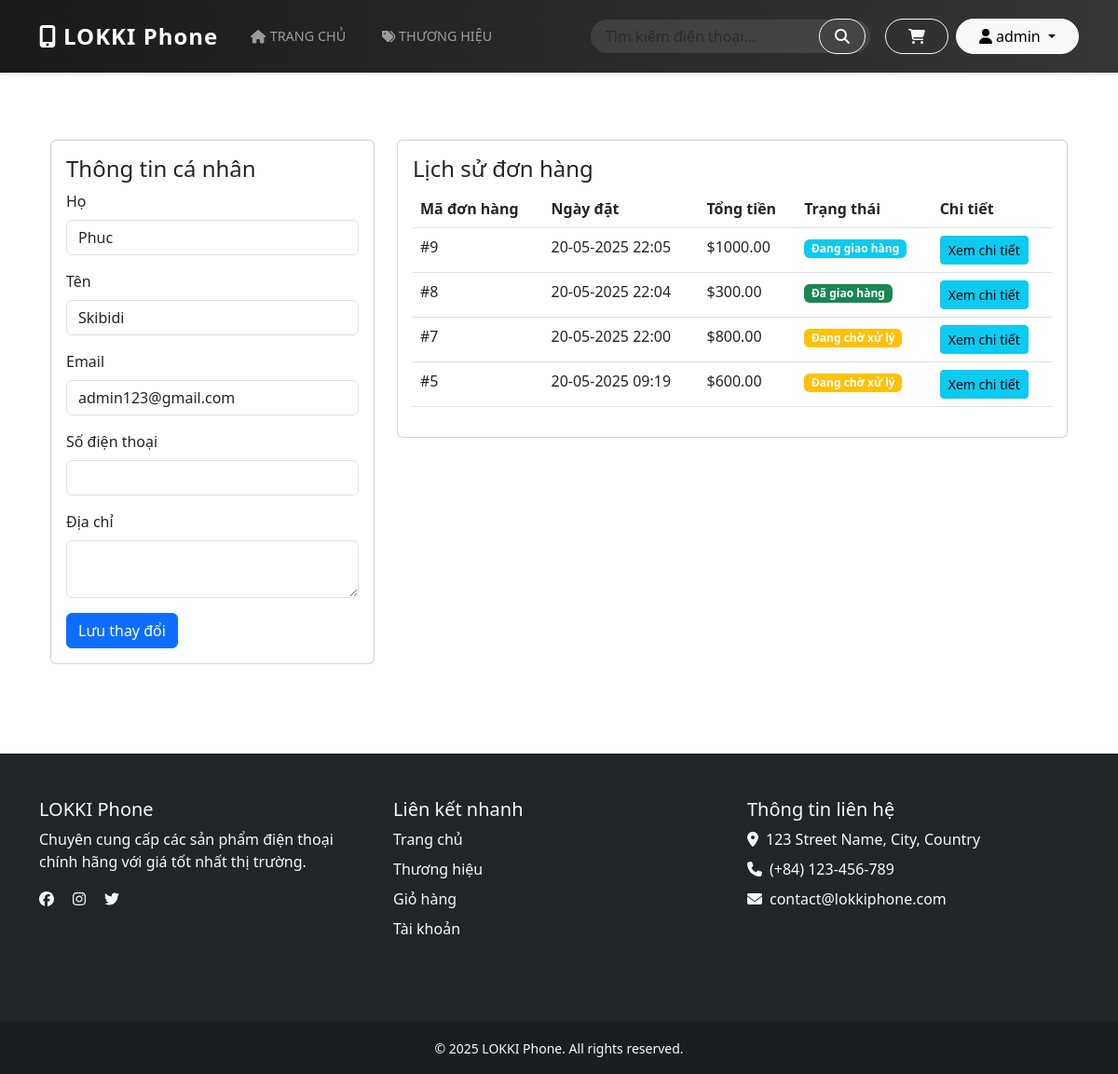
/profile/ (signed in), run on the app's committed database.
### store/models.py (models this page shows, shortened)
class Order(models.Model):
    STATUS_CHOICES = [
        ('pending', 'Đang chờ xử lý'),
        ('processing', 'Đang xử lý'),
        ('shipped', 'Đang giao hàng'),
        ('completed', 'Đã giao hàng'),
        ('cancelled', 'Đã hủy')
    ]
    PAYMENT_CHOICES = [
        ('cod', 'Thanh toán khi nhận hàng'),
        ('banking', 'Chuyển khoản ngân hàng'),
        ('momo', 'Ví MoMo'),
        ('vnpay', 'VNPay'),
    ]
    user = models.ForeignKey(User, on_delete=models.CASCADE)
    full_name = models.CharField(max_length=100)
    phone = models.CharField(max_length=15)
    address = models.TextField()
    order_note = models.TextField(blank=True, null=True)
    status = models.CharField(max_length=20, choices=STATUS_CHOICES, default='pending')
    payment_method = models.CharField(max_length=20, choices=PAYMENT_CHOICES)
    total = models.DecimalField(max_digits=10, decimal_places=2)
    created_at = models.DateTimeField(auto_now_add=True)
    class Meta:
        verbose_name = 'Đơn hàng'
        verbose_name_plural = 'Đơn hàng'
        ordering = ['-created_at']

### store/views.py (the view, shortened to what this page needs)
# urls.py: path('profile/', views.profile, name='profile'),
@login_required
def profile(request):
    orders = Order.objects.filter(user=request.user).order_by('-created_at')
    return render(request, 'store/profile.html', {
        'orders': orders
    })

### store/templatetags/custom_filters.py (called while the page is built)
@register.filter(name='multiply')
def multiply(value, arg):
    try:
        return float(value) * float(arg)
    except (ValueError, TypeError):
        return ''

### store/templates/store/profile.html (shortened to what this page needs)
{% extends 'store/base.html' %}
{% load custom_filters %}
{% block content %}
<div class="container py-5">
    <div class="row">
        <div class="col-md-4">
            <div class="card">
                <div class="card-body">
                    <h4 class="card-title">Thông tin cá nhân</h4>
                    <form method="post">
                        <div class="mb-3">
                            <label class="form-label">Họ</label>
                            <input type="text" name="first_name" class="form-control" value="{{ user.first_name }}">
                        </div>
                        <div class="mb-3">
                            <label class="form-label">Tên</label>
                            <input type="text" name="last_name" class="form-control" value="{{ user.last_name }}">
                        </div>
                        <div class="mb-3">
                            <label class="form-label">Email</label>
                            <input type="email" class="form-control" value="{{ user.email }}" readonly>
                        </div>
                        <div class="mb-3">
                            <label class="form-label">Số điện thoại</label>
                            <input type="text" name="phone_number" class="form-control" value="{{ user.profile.phone_number }}">
                        </div>
                        <div class="mb-3">
                            <label class="form-label">Địa chỉ</label>
                            <textarea name="address" class="form-control">{{ user.profile.address }}</textarea>
                        </div>
                        <button type="submit" class="btn btn-primary">Lưu thay đổi</button>
                    </form>
                </div>
            </div>
        </div>
        <div class="col-md-8">
            <div class="card">
                <div class="card-body">
                    <h4 class="card-title">Lịch sử đơn hàng</h4>
                    {% if orders %}
                    <div class="table-responsive">
                        <table class="table">
                            <thead>
                                <tr>
                                    <th>Mã đơn hàng</th>
                                    <th>Ngày đặt</th>
                                    <th>Tổng tiền</th>
                                    <th>Trạng thái</th>
                                    <th>Chi tiết</th>
                                </tr>
                            </thead>
                            <tbody>
                                {% for order in orders %}
                                <tr>
                                    <td>#{{ order.id }}</td>
                                    <td>{{ order.created_at|date:"d-m-Y H:i" }}</td>
                                    <td>${{ order.total }}</td>
                                    <td>
                                        {% if order.status == 'pending' %}
                                            <span class="badge bg-warning">Đang chờ xử lý</span>
                                        {% elif order.status == 'processing' %}
                                            <span class="badge bg-primary">Đang xử lý</span>
                                        {% elif order.status == 'shipped' %}
                                            <span class="badge bg-info">Đang giao hàng</span>
                                        {% elif order.status == 'completed' %}
                                            <span class="badge bg-success">Đã giao hàng</span>
                                        {% elif order.status == 'cancelled' %}
                                            <span class="badge bg-danger">Đã hủy</span>
                                        {% endif %}
                                    </td>
                                    <td>
                                        <button type="button" class="btn btn-sm btn-info" data-bs-toggle="modal" data-bs-target="#orderModal{{ order.id }}">
                                            Xem chi tiết
                                        </button>
                                    </td>
                                </tr>
                                {% endfor %}
                            </tbody>
                        </table>
                    </div>
                    {% else %}
                    <p class="text-center">Bạn chưa có đơn hàng nào</p>
                    {% endif %}
                </div>
            </div>
        </div>
    </div>
</div>
{% endblock %}

### store/templates/store/base.html (shortened to what this page needs)
{% load static %}
<!DOCTYPE html>
<html lang="en">
<head>
    <link href="https://cdn.jsdelivr.net/npm/bootstrap@5.3.0/dist/css/bootstrap.min.css" rel="stylesheet">
    <link rel="stylesheet" href="https://cdnjs.cloudflare.com/ajax/libs/font-awesome/6.0.0/css/all.min.css">
</head>
<body>
    <div id="content">
        <nav class="navbar navbar-expand-lg navbar-dark bg-dark">
            <div class="container">
                <a class="navbar-brand" href="/">
                    <i class="fas fa-mobile-alt me-2"></i>LOKKI Phone
                </a>
                <div class="collapse navbar-collapse" id="navbarNav">
                    <ul class="navbar-nav me-auto mb-2 mb-lg-0">
                        <li class="nav-item">
                            <a class="nav-link {% if request.path == '/' %}active{% endif %}" href="{% url 'home' %}">
                                <i class="fas fa-home me-1"></i>Trang chủ
                            </a>
                        </li>
                        <li class="nav-item">
                            <a class="nav-link {% if 'brands' in request.path %}active{% endif %}" href="{% url 'brands' %}">
                                <i class="fas fa-tags me-1"></i>Thương hiệu
                            </a>
                        </li>
                    </ul>
                    <form class="search-form d-flex me-3" action="{% url 'search' %}" method="get">
                        <input class="form-control" type="search" name="q" placeholder="Tìm kiếm điện thoại..."
                               aria-label="Search">
                        <button class="btn btn-outline-light" type="submit">
                            <i class="fas fa-search"></i>
                        </button>
                    </form>
                    <div class="navbar-auth d-flex align-items-center">
                        {% if user.is_authenticated %}
                            <a href="{% url 'cart' %}" class="btn btn-outline-light me-2 cart-btn">
                                <i class="fas fa-shopping-cart"></i>
                            </a>
                            <div class="dropdown">
                                <button class="btn btn-light dropdown-toggle" type="button" id="userDropdown"
                                        data-bs-toggle="dropdown" aria-expanded="false">
                                    <i class="fas fa-user me-1"></i>{{ user.username }}
                                </button>
                            </div>
                        {% endif %}
                    </div>
                </div>
            </div>
        </nav>
        <div class="container mt-4" id="content">
            {% block content %}{% endblock %}
        </div>
    </div>
    <footer class="bg-dark text-light mt-5">
        <div class="container py-5">
            <div class="row">
                <div class="col-md-4 mb-4">
                    <h5>LOKKI Phone</h5>
                    <p>Chuyên cung cấp các sản phẩm điện thoại chính hãng với giá tốt nhất thị trường.</p>
                    <div class="social-links">
                        <a href="#" class="text-light me-3"><i class="fab fa-facebook"></i></a>
                        <a href="#" class="text-light me-3"><i class="fab fa-instagram"></i></a>
                        <a href="#" class="text-light"><i class="fab fa-twitter"></i></a>
                    </div>
                </div>
                <div class="col-md-4 mb-4">
                    <h5>Liên kết nhanh</h5>
                    <ul class="list-unstyled">
                        <li><a href="{% url 'home' %}" class="text-light text-decoration-none">Trang chủ</a></li>
                        <li><a href="{% url 'brands' %}" class="text-light text-decoration-none">Thương hiệu</a></li>
                        <li><a href="{% url 'cart' %}" class="text-light text-decoration-none">Giỏ hàng</a></li>
                        {% if user.is_authenticated %}
                            <li><a href="{% url 'profile' %}" class="text-light text-decoration-none">Tài khoản</a></li>
                        {% else %}
                            <li><a href="{% url 'login' %}" class="text-light text-decoration-none">Đăng nhập</a></li>
                        {% endif %}
                    </ul>
                </div>
                <div class="col-md-4 mb-4">
                    <h5>Thông tin liên hệ</h5>
                    <ul class="list-unstyled">
                        <li><i class="fas fa-map-marker-alt me-2"></i>123 Street Name, City, Country</li>
                        <li><i class="fas fa-phone me-2"></i>(+84) 123-456-789</li>
                        <li><i class="fas fa-envelope me-2"></i>contact@lokkiphone.com</li>
                    </ul>
                </div>
            </div>
        </div>
        <div class="bg-darker py-3">
            <div class="container text-center">
                <small>&copy; {% now "Y" %} LOKKI Phone. All rights reserved.</small>
            </div>
        </div>
    </footer>
</body>
</html>

### store/templates/store/base.html (style rules this page uses)
body { min-height: 100vh; display: flex; flex-direction: column; }
#content { flex: 1 0 auto; }
footer { flex-shrink: 0; }
.bg-darker { background-color: rgba(0, 0, 0, 0.2); }
footer ul li { margin-bottom: 0.5rem; }
.navbar { padding: 1rem 0; box-shadow: 0 2px 4px rgba(0,0,0,.1); background: linear-gradient(to right, #1a1a1a, #363636) !important; }
.navbar-brand { font-size: 1.5rem; font-weight: 700; letter-spacing: 1px; }
.nav-link { font-weight: 500; text-transform: uppercase; font-size: 0.9rem; padding: 0.5rem 1rem !important; margin: 0 0.2rem; transition: all 0.3s ease; }
.search-form { position: relative; width: 300px; }
.search-form .form-control { border-radius: 20px; padding-left: 1rem; padding-right: 3rem; background-color: rgba(255,255,255,0.1); border: none; color: white; }
.search-form .btn { position: absolute; right: 5px; top: 50%; transform: translateY(-50%); border-radius: 20px; padding: 0.375rem 1rem; }
.navbar-auth .btn { border-radius: 20px; padding: 0.375rem 1.5rem; transition: all 0.3s ease; }
.cart-btn { position: relative; }

### data on the page
Order: id "9", created_at "20-05-2025 22:05", total "1000.00", status "Đang giao hàng"
Order: id "8", created_at "20-05-2025 22:04", total "300.00", status "Đã giao hàng"
Order: id "7", created_at "20-05-2025 22:00", total "800.00", status "Đang chờ xử lý"
Order: id "5", created_at "20-05-2025 09:19", total "600.00", status "Đang chờ xử lý"

### other printed values
{{ user.username }} "admin"
